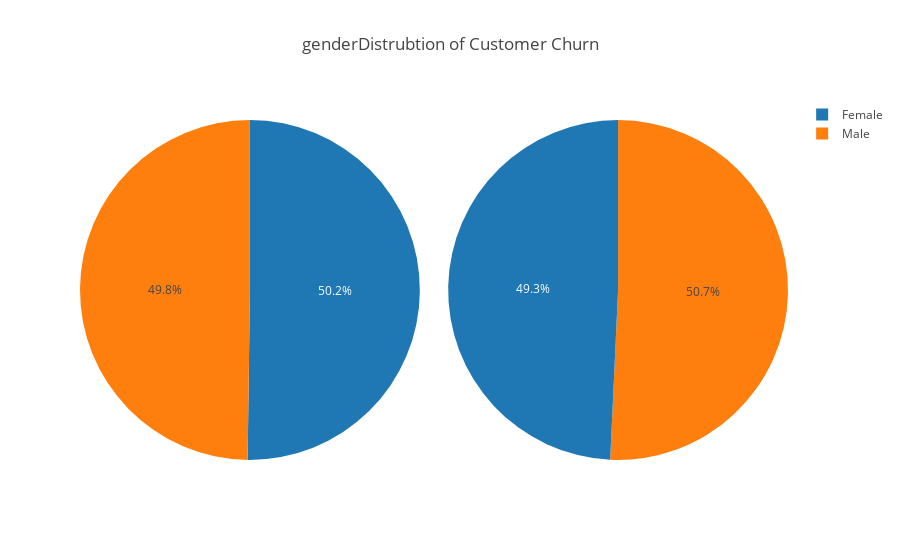
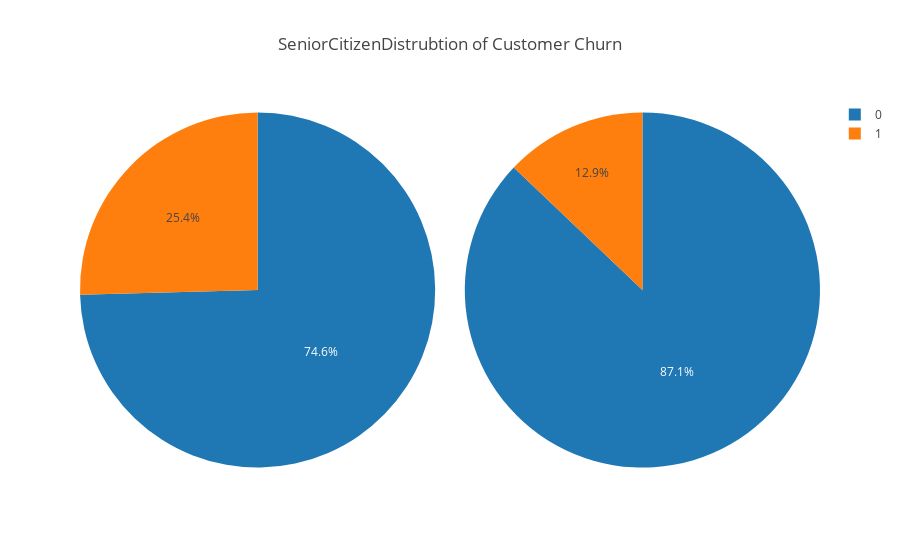
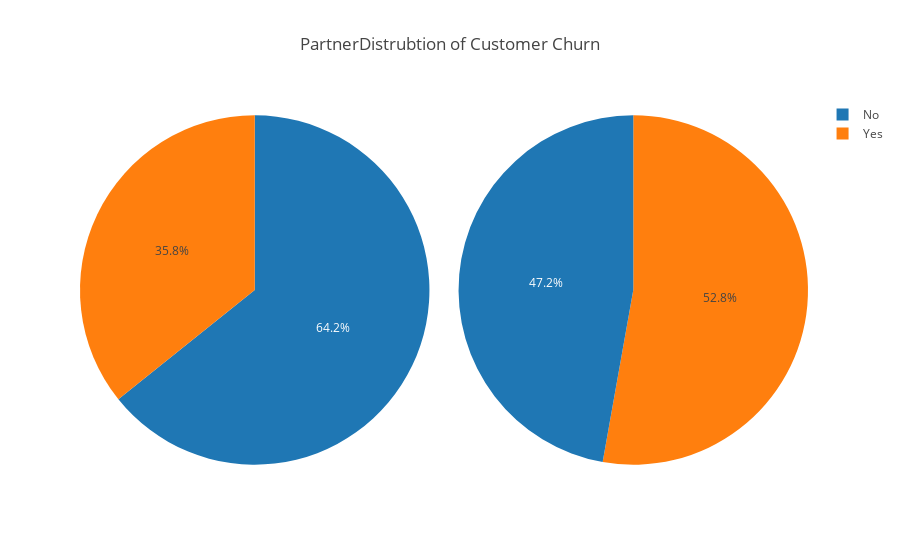
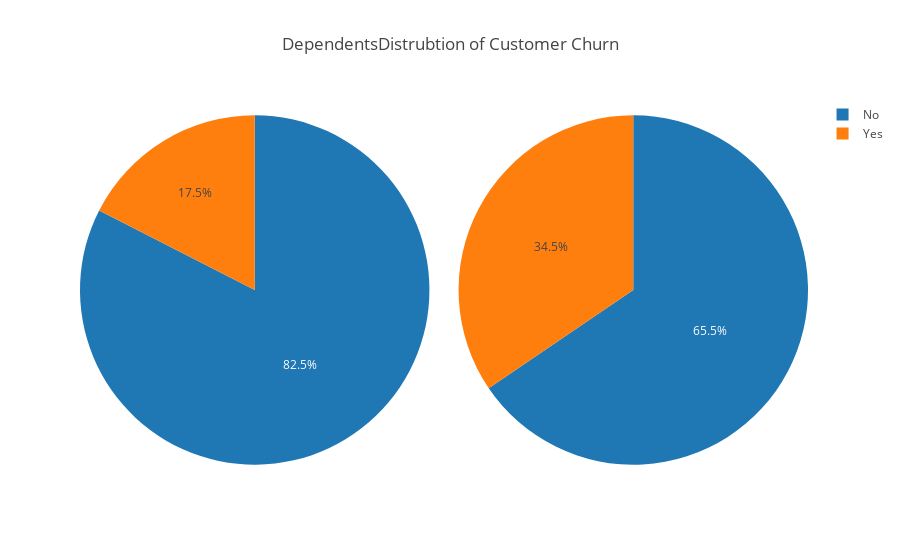

Here is the notebook cell these charts were saved with, in order:
### Code cell
#for all categorical columns plot pie
cat_cols   = data.nunique()[data.nunique() < 6].keys().tolist()
for i in cat_cols :
    pie_charts(i)

### Figure 1 — Plotly figure (JSON) as saved in the notebook; plotly's stock layout.template omitted (floating-point values rounded to 4 significant figures)
{"data": [{"domain": {"x": [0, 0.48]}, "labels": ["Female", "Male"], "name": "Churn Customers", "type": "pie", "uid": "a71192fd-dc1d-446f-a813-21a1d1956d85", "values": [934, 926]}, {"domain": {"x": [0.52, 1]}, "labels": ["Male", "Female"], "name": "Non churn customers", "type": "pie", "uid": "580eeba6-94fc-418d-bd90-e186d2919fad", "values": [2605, 2529]}], "layout": {"title": {"text": "genderDistrubtion of Customer Churn"}}}

### Figure 2 — Plotly figure (JSON) as saved in the notebook; plotly's stock layout.template omitted (floating-point values rounded to 4 significant figures)
{"data": [{"domain": {"x": [0, 0.48]}, "labels": [0, 1], "name": "Churn Customers", "type": "pie", "uid": "68c3f8d4-4d61-456e-8464-2da3e6fec852", "values": [1387, 473]}, {"domain": {"x": [0.52, 1]}, "labels": [0, 1], "name": "Non churn customers", "type": "pie", "uid": "9a5c5deb-aa62-4a63-b219-20ef29102f0d", "values": [4472, 662]}], "layout": {"title": {"text": "SeniorCitizenDistrubtion of Customer Churn"}}}

### Figure 3 — Plotly figure (JSON) as saved in the notebook; plotly's stock layout.template omitted (floating-point values rounded to 4 significant figures)
{"data": [{"domain": {"x": [0, 0.48]}, "labels": ["No", "Yes"], "name": "Churn Customers", "type": "pie", "uid": "55a187eb-73b5-4c11-8b1b-7cde94abb240", "values": [1195, 665]}, {"domain": {"x": [0.52, 1]}, "labels": ["Yes", "No"], "name": "Non churn customers", "type": "pie", "uid": "ff85bb33-e405-4cd4-8fa0-3bddf6a87379", "values": [2711, 2423]}], "layout": {"title": {"text": "PartnerDistrubtion of Customer Churn"}}}

### Figure 4 — Plotly figure (JSON) as saved in the notebook; plotly's stock layout.template omitted (floating-point values rounded to 4 significant figures)
{"data": [{"domain": {"x": [0, 0.48]}, "labels": ["No", "Yes"], "name": "Churn Customers", "type": "pie", "uid": "fbdc3aa1-35ac-4450-9890-907eabee7b94", "values": [1535, 325]}, {"domain": {"x": [0.52, 1]}, "labels": ["No", "Yes"], "name": "Non churn customers", "type": "pie", "uid": "ae5785b8-7401-4149-a167-cdfd31da0d91", "values": [3363, 1771]}], "layout": {"title": {"text": "DependentsDistrubtion of Customer Churn"}}}
